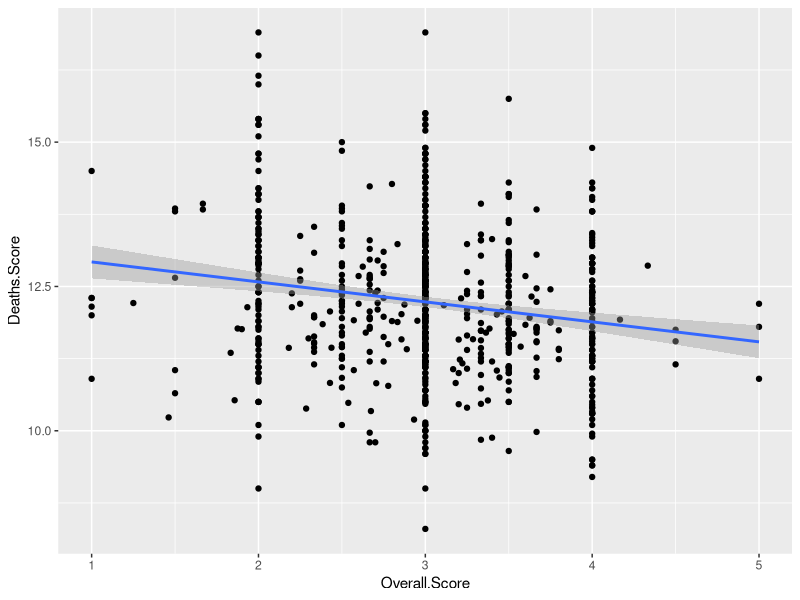
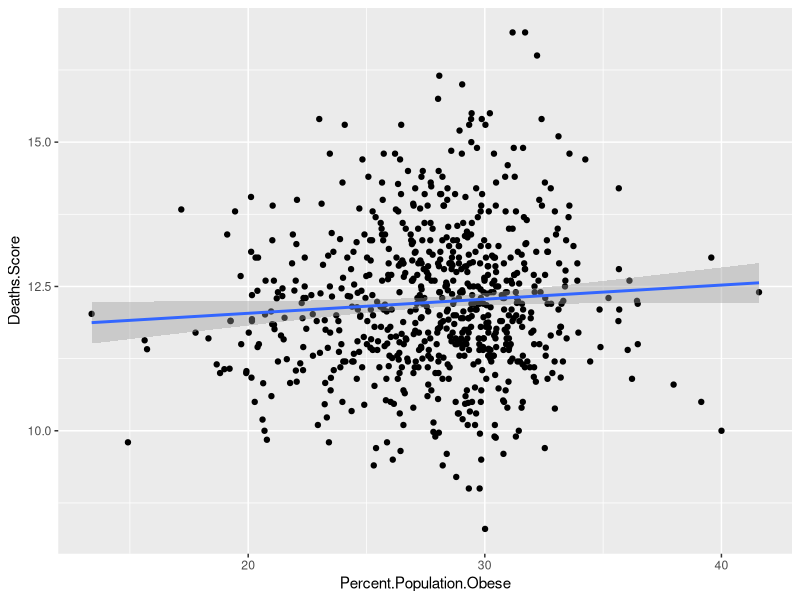
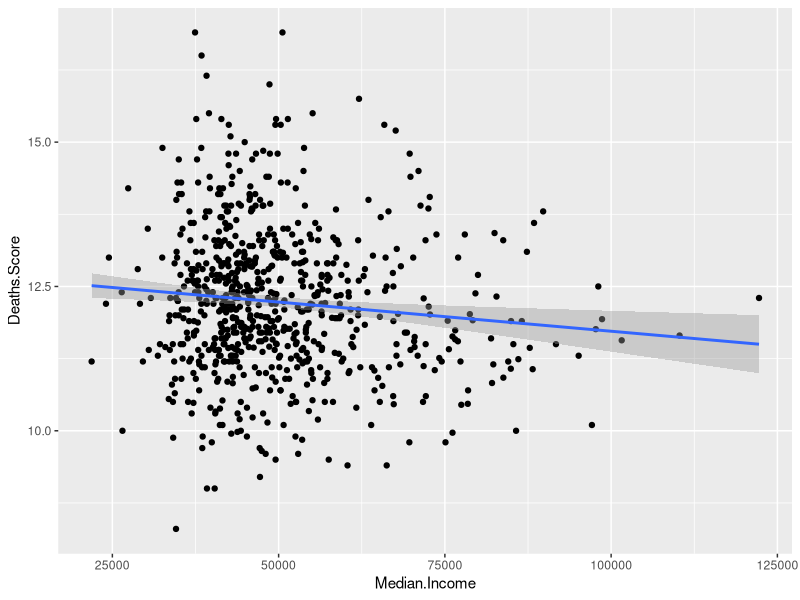
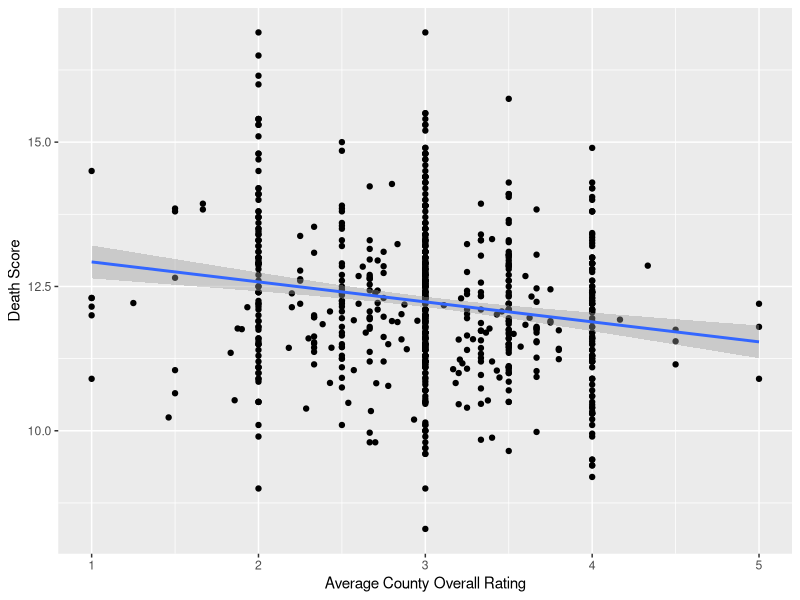

Reproduce these figures in R, in order.
## ---- chunk 1
knitr::opts_chunk$set(echo = FALSE)

## ---- chunk 2
setwd("/Users/edelsonc/Desktop/Data_Science/Group_EDA/EDA_Project_2/Data_concise")
library(tidyverse)
na_list <- c("", " ", "Not Available", "NA", "NAN", "NaN")
df_c <- read_csv("edelsonc_merged.csv")


ggplot(data=df_c, aes(x=Overall.Score, y=Deaths.Score)) + geom_point() + geom_smooth(method='lm')

lm_rd <- lm(Deaths.Score ~ Overall.Score, data=df_c)
summary(lm_rd)

# obesity
ggplot(data=df_c, aes(x=Percent.Population.Obese, y=Deaths.Score)) + geom_point() + geom_smooth(method='lm')

lm_od <- lm(Deaths.Score ~ Percent.Population.Obese, data = df_c)
summary(lm_rd)

# median income
ggplot(data=df_c, aes(x=Median.Income, y=Deaths.Score)) + geom_point() + geom_smooth(method='lm')

lm_md <- lm(Deaths.Score ~ Median.Income, data=df_c) 
summary(lm_md)
## ---- chunk 3
setwd("/Users/edelsonc/Desktop/Data_Science/Group_EDA/EDA_Project_2/Data_concise")
library(tidyverse)
na_list <- c("", " ", "Not Available", "NA", "NAN", "NaN")
df_c <- read_csv("edelsonc_merged.csv")


ggplot(data=df_c, aes(x=Overall.Score, y=Deaths.Score)) + geom_point() + geom_smooth(method='lm') + xlab("Average County Overall Rating") + ylab("Death Score")
## ---- chunk 4
lm_rd <- lm(Deaths.Score ~ Overall.Score, data=df_c)
summary(lm_rd)
